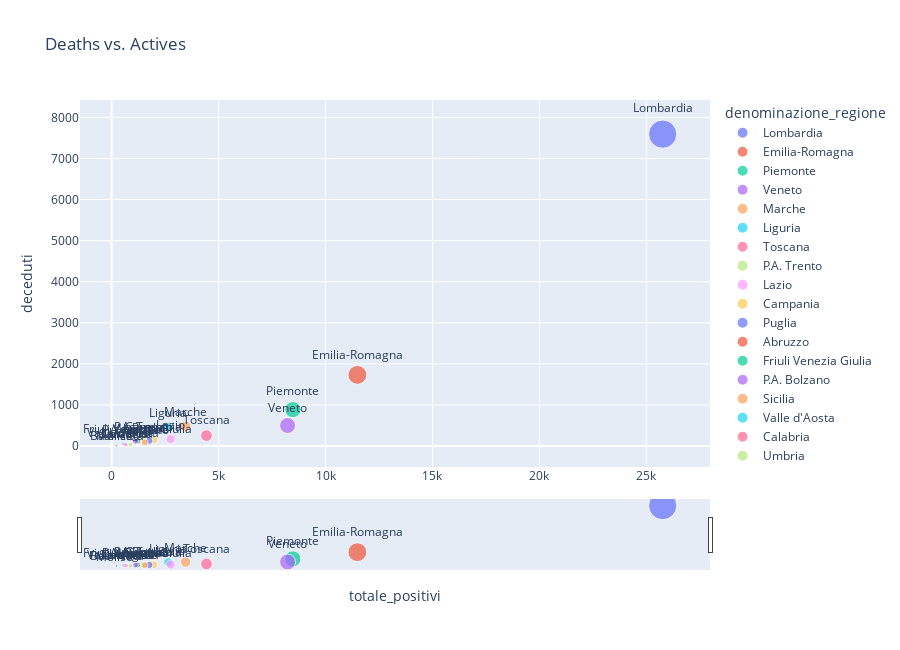

Here is the notebook cell this chart was saved with:
### Markdown cell above
### Deaths vs. Actives in Italy due to COVID-19

### Code cell
fig = px.scatter(df_reg_latest.sort_values('deceduti', ascending=False), 
                 x='totale_positivi', y='deceduti', color='denominazione_regione', 
                 size='totale_positivi', 
                 height=650,
                 text='denominazione_regione', title='Deaths vs. Actives')
fig.update_traces(textposition='top center')
fig.update_layout(xaxis_rangeslider_visible=True)

# deaths-vs.-actives-in-italy-due-to-covid-19
fig.show()

### Figure 1 — Plotly figure (JSON) as saved in the notebook; plotly's stock layout.template omitted (floating-point values rounded to 4 significant figures)
{"data": [{"hovertemplate": "denominazione_regione=%{text}<br>totale_positivi=%{marker.size}<br>deceduti=%{y}<extra></extra>", "legendgroup": "Lombardia", "marker": {"color": "#636efa", "size": [25765], "sizemode": "area", "sizeref": 64.41, "symbol": "circle"}, "mode": "markers+text", "name": "Lombardia", "showlegend": true, "text": ["Lombardia"], "textposition": "top center", "type": "scatter", "x": [25765], "xaxis": "x", "y": [7593], "yaxis": "y"}, {"hovertemplate": "denominazione_regione=%{text}<br>totale_positivi=%{marker.size}<br>deceduti=%{y}<extra></extra>", "legendgroup": "Emilia-Romagna", "marker": {"color": "#EF553B", "size": [11489], "sizemode": "area", "sizeref": 64.41, "symbol": "circle"}, "mode": "markers+text", "name": "Emilia-Romagna", "showlegend": true, "text": ["Emilia-Romagna"], "textposition": "top center", "type": "scatter", "x": [11489], "xaxis": "x", "y": [1732], "yaxis": "y"}, {"hovertemplate": "denominazione_regione=%{text}<br>totale_positivi=%{marker.size}<br>deceduti=%{y}<extra></extra>", "legendgroup": "Piemonte", "marker": {"color": "#00cc96", "size": [8470], "sizemode": "area", "sizeref": 64.41, "symbol": "circle"}, "mode": "markers+text", "name": "Piemonte", "showlegend": true, "text": ["Piemonte"], "textposition": "top center", "type": "scatter", "x": [8470], "xaxis": "x", "y": [886], "yaxis": "y"}, {"hovertemplate": "denominazione_regione=%{text}<br>totale_positivi=%{marker.size}<br>deceduti=%{y}<extra></extra>", "legendgroup": "Veneto", "marker": {"color": "#ab63fa", "size": [8224], "sizemode": "area", "sizeref": 64.41, "symbol": "circle"}, "mode": "markers+text", "name": "Veneto", "showlegend": true, "text": ["Veneto"], "textposition": "top center", "type": "scatter", "x": [8224], "xaxis": "x", "y": [499], "yaxis": "y"}, {"hovertemplate": "denominazione_regione=%{text}<br>totale_positivi=%{marker.size}<br>deceduti=%{y}<extra></extra>", "legendgroup": "Marche", "marker": {"color": "#FFA15A", "size": [3456], "sizemode": "area", "sizeref": 64.41, "symbol": "circle"}, "mode": "markers+text", "name": "Marche", "showlegend": true, "text": ["Marche"], "textposition": "top center", "type": "scatter", "x": [3456], "xaxis": "x", "y": [477], "yaxis": "y"}, {"hovertemplate": "denominazione_regione=%{text}<br>totale_positivi=%{marker.size}<br>deceduti=%{y}<extra></extra>", "legendgroup": "Liguria", "marker": {"color": "#19d3f3", "size": [2645], "sizemode": "area", "sizeref": 64.41, "symbol": "circle"}, "mode": "markers+text", "name": "Liguria", "showlegend": true, "text": ["Liguria"], "textposition": "top center", "type": "scatter", "x": [2645], "xaxis": "x", "y": [460], "yaxis": "y"}, {"hovertemplate": "denominazione_regione=%{text}<br>totale_positivi=%{marker.size}<br>deceduti=%{y}<extra></extra>", "legendgroup": "Toscana", "marker": {"color": "#FF6692", "size": [4432], "sizemode": "area", "sizeref": 64.41, "symbol": "circle"}, "mode": "markers+text", "name": "Toscana", "showlegend": true, "text": ["Toscana"], "textposition": "top center", "type": "scatter", "x": [4432], "xaxis": "x", "y": [253], "yaxis": "y"}, {"hovertemplate": "denominazione_regione=%{text}<br>totale_positivi=%{marker.size}<br>deceduti=%{y}<extra></extra>", "legendgroup": "P.A. Trento", "marker": {"color": "#B6E880", "size": [1483], "sizemode": "area", "sizeref": 64.41, "symbol": "circle"}, "mode": "markers+text", "name": "P.A. Trento", "showlegend": true, "text": ["P.A. Trento"], "textposition": "top center", "type": "scatter", "x": [1483], "xaxis": "x", "y": [173], "yaxis": "y"}, {"hovertemplate": "denominazione_regione=%{text}<br>totale_positivi=%{marker.size}<br>deceduti=%{y}<extra></extra>", "legendgroup": "Lazio", "marker": {"color": "#FF97FF", "size": [2758], "sizemode": "area", "sizeref": 64.41, "symbol": "circle"}, "mode": "markers+text", "name": "Lazio", "showlegend": true, "text": ["Lazio"], "textposition": "top center", "type": "scatter", "x": [2758], "xaxis": "x", "y": [169], "yaxis": "y"}, {"hovertemplate": "denominazione_regione=%{text}<br>totale_positivi=%{marker.size}<br>deceduti=%{y}<extra></extra>", "legendgroup": "Campania", "marker": {"color": "#FECB52", "size": [1976], "sizemode": "area", "sizeref": 64.41, "symbol": "circle"}, "mode": "markers+text", "name": "Campania", "showlegend": true, "text": ["Campania"], "textposition": "top center", "type": "scatter", "x": [1976], "xaxis": "x", "y": [148], "yaxis": "y"}, {"hovertemplate": "denominazione_regione=%{text}<br>totale_positivi=%{marker.size}<br>deceduti=%{y}<extra></extra>", "legendgroup": "Puglia", "marker": {"color": "#636efa", "size": [1756], "sizemode": "area", "sizeref": 64.41, "symbol": "circle"}, "mode": "markers+text", "name": "Puglia", "showlegend": true, "text": ["Puglia"], "textposition": "top center", "type": "scatter", "x": [1756], "xaxis": "x", "y": [129], "yaxis": "y"}, {"hovertemplate": "denominazione_regione=%{text}<br>totale_positivi=%{marker.size}<br>deceduti=%{y}<extra></extra>", "legendgroup": "Abruzzo", "marker": {"color": "#EF553B", "size": [1211], "sizemode": "area", "sizeref": 64.41, "symbol": "circle"}, "mode": "markers+text", "name": "Abruzzo", "showlegend": true, "text": ["Abruzzo"], "textposition": "top center", "type": "scatter", "x": [1211], "xaxis": "x", "y": [123], "yaxis": "y"}, {"hovertemplate": "denominazione_regione=%{text}<br>totale_positivi=%{marker.size}<br>deceduti=%{y}<extra></extra>", "legendgroup": "Friuli Venezia Giulia", "marker": {"color": "#00cc96", "size": [1206], "sizemode": "area", "sizeref": 64.41, "symbol": "circle"}, "mode": "markers+text", "name": "Friuli Venezia Giulia", "showlegend": true, "text": ["Friuli Venezia Giulia"], "textposition": "top center", "type": "scatter", "x": [1206], "xaxis": "x", "y": [122], "yaxis": "y"}, {"hovertemplate": "denominazione_regione=%{text}<br>totale_positivi=%{marker.size}<br>deceduti=%{y}<extra></extra>", "legendgroup": "P.A. Bolzano", "marker": {"color": "#ab63fa", "size": [1112], "sizemode": "area", "sizeref": 64.41, "symbol": "circle"}, "mode": "markers+text", "name": "P.A. Bolzano", "showlegend": true, "text": ["P.A. Bolzano"], "textposition": "top center", "type": "scatter", "x": [1112], "xaxis": "x", "y": [116], "yaxis": "y"}, {"hovertemplate": "denominazione_regione=%{text}<br>totale_positivi=%{marker.size}<br>deceduti=%{y}<extra></extra>", "legendgroup": "Sicilia", "marker": {"color": "#FFA15A", "size": [1544], "sizemode": "area", "sizeref": 64.41, "symbol": "circle"}, "mode": "markers+text", "name": "Sicilia", "showlegend": true, "text": ["Sicilia"], "textposition": "top center", "type": "scatter", "x": [1544], "xaxis": "x", "y": [88], "yaxis": "y"}, {"hovertemplate": "denominazione_regione=%{text}<br>totale_positivi=%{marker.size}<br>deceduti=%{y}<extra></extra>", "legendgroup": "Valle d'Aosta", "marker": {"color": "#19d3f3", "size": [540], "sizemode": "area", "sizeref": 64.41, "symbol": "circle"}, "mode": "markers+text", "name": "Valle d'Aosta", "showlegend": true, "text": ["Valle d'Aosta"], "textposition": "top center", "type": "scatter", "x": [540], "xaxis": "x", "y": [59], "yaxis": "y"}, {"hovertemplate": "denominazione_regione=%{text}<br>totale_positivi=%{marker.size}<br>deceduti=%{y}<extra></extra>", "legendgroup": "Calabria", "marker": {"color": "#FF6692", "size": [610], "sizemode": "area", "sizeref": 64.41, "symbol": "circle"}, "mode": "markers+text", "name": "Calabria", "showlegend": true, "text": ["Calabria"], "textposition": "top center", "type": "scatter", "x": [610], "xaxis": "x", "y": [38], "yaxis": "y"}, {"hovertemplate": "denominazione_regione=%{text}<br>totale_positivi=%{marker.size}<br>deceduti=%{y}<extra></extra>", "legendgroup": "Umbria", "marker": {"color": "#B6E880", "size": [864], "sizemode": "area", "sizeref": 64.41, "symbol": "circle"}, "mode": "markers+text", "name": "Umbria", "showlegend": true, "text": ["Umbria"], "textposition": "top center", "type": "scatter", "x": [864], "xaxis": "x", "y": [37], "yaxis": "y"}, {"hovertemplate": "denominazione_regione=%{text}<br>totale_positivi=%{marker.size}<br>deceduti=%{y}<extra></extra>", "legendgroup": "Sardegna", "marker": {"color": "#FF97FF", "size": [675], "sizemode": "area", "sizeref": 64.41, "symbol": "circle"}, "mode": "markers+text", "name": "Sardegna", "showlegend": true, "text": ["Sardegna"], "textposition": "top center", "type": "scatter", "x": [675], "xaxis": "x", "y": [34], "yaxis": "y"}, {"hovertemplate": "denominazione_regione=%{text}<br>totale_positivi=%{marker.size}<br>deceduti=%{y}<extra></extra>", "legendgroup": "Molise", "marker": {"color": "#FECB52", "size": [131], "sizemode": "area", "sizeref": 64.41, "symbol": "circle"}, "mode": "markers+text", "name": "Molise", "showlegend": true, "text": ["Molise"], "textposition": "top center", "type": "scatter", "x": [131], "xaxis": "x", "y": [10], "yaxis": "y"}, {"hovertemplate": "denominazione_regione=%{text}<br>totale_positivi=%{marker.size}<br>deceduti=%{y}<extra></extra>", "legendgroup": "Basilicata", "marker": {"color": "#636efa", "size": [225], "sizemode": "area", "sizeref": 64.41, "symbol": "circle"}, "mode": "markers+text", "name": "Basilicata", "showlegend": true, "text": ["Basilicata"], "textposition": "top center", "type": "scatter", "x": [225], "xaxis": "x", "y": [9], "yaxis": "y"}], "layout": {"height": 650, "legend": {"itemsizing": "constant", "title": {"text": "denominazione_regione"}, "tracegroupgap": 0}, "title": {"text": "Deaths vs. Actives"}, "xaxis": {"anchor": "y", "domain": [0, 1], "rangeslider": {"visible": true}, "title": {"text": "totale_positivi"}}, "yaxis": {"anchor": "x", "domain": [0, 1], "title": {"text": "deceduti"}}}}
